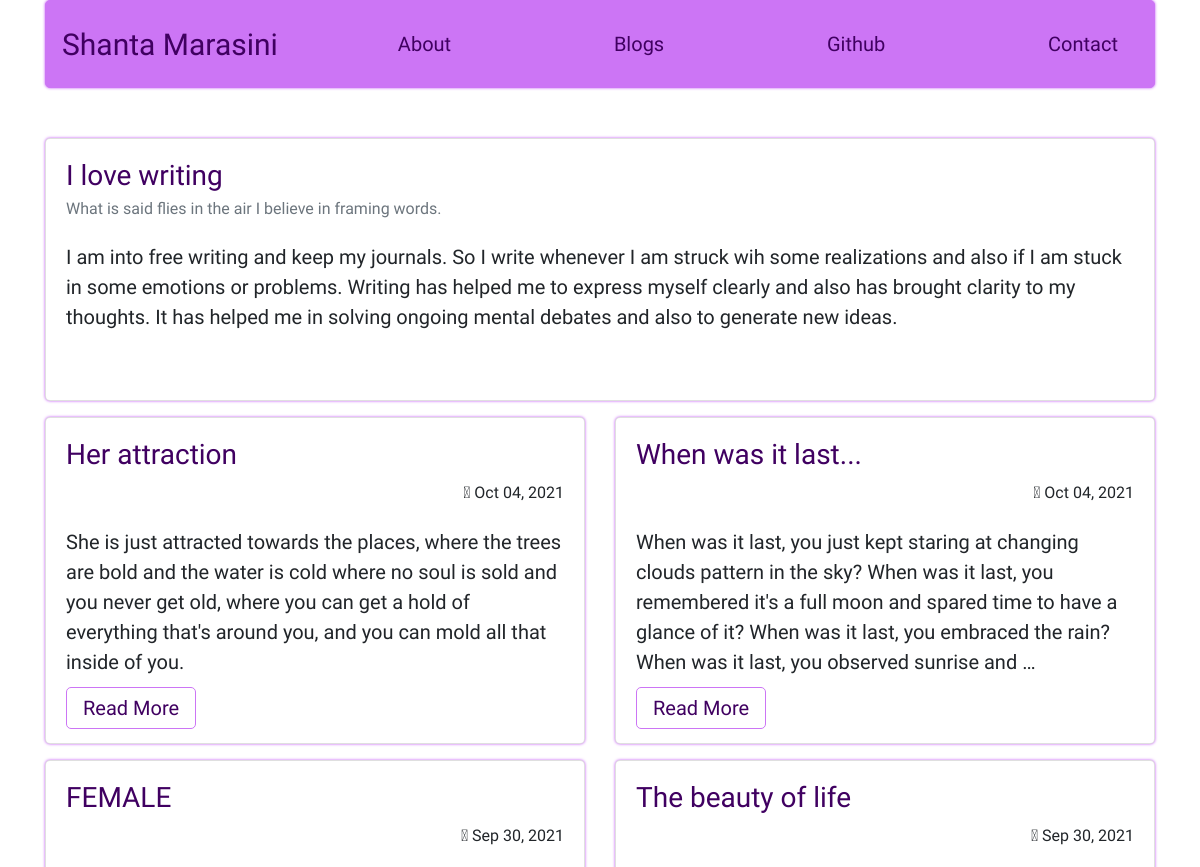
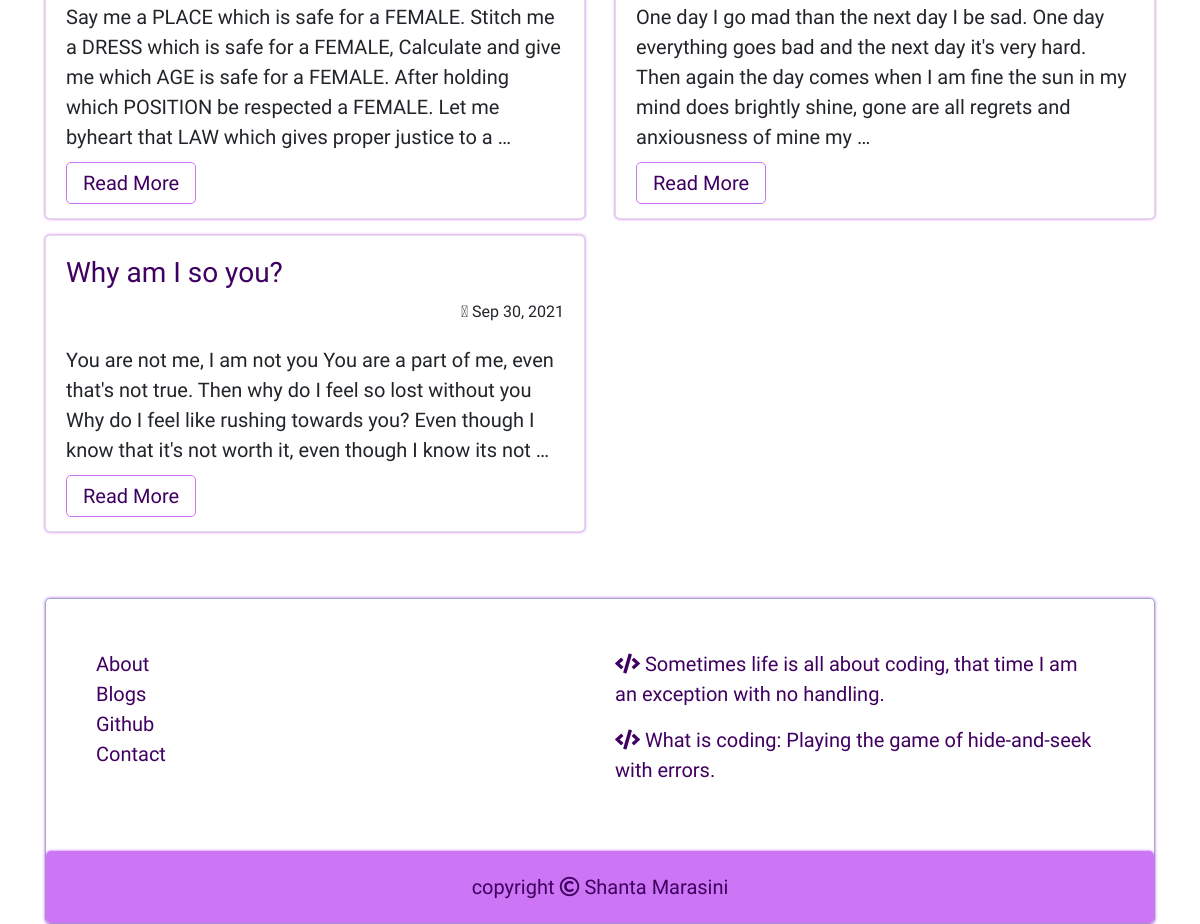
The app's page /blogs/ with its own data (2 pictures, top to bottom).
### blog/models.py (models this page shows, shortened)
class Post(models.Model):
    title = models.CharField(max_length=250)
    author = models.ForeignKey(User, on_delete=models.CASCADE)
    body = models.TextField()
    created = models.DateTimeField(auto_now_add=True)
    updated = models.DateTimeField(auto_now=True)
    objects = models.Manager()  # The default manager.
    class Meta:
        ordering = ('-created',)

### blog/views.py (the view)
# urls.py: path('blogs/', PostList.as_view(), name='posts'),
class PostList( ListView ):
    model = Post
    context_object_name = 'posts'

### blog/templates/blog/post_list.html (shortened to what this page needs)
{% extends 'base.html' %}
{% block main %}
<div class="card mb-3" >
    <div class="card-body">
        <h3 class="card-title"> I love writing </h3>
        <h6 class="card-subtitle mb-4 text-muted"> What is said flies in the air I believe in framing words.</h6>
        <p class="card-text mb-5">
            I am into free writing and keep my journals.
            So I write whenever I am struck wih some realizations and also if I am
            stuck in some emotions or problems.
            Writing has helped me to express myself clearly and also has brought clarity to my thoughts.
            It has helped me in solving ongoing mental debates and also to generate new ideas.
        </p>
    </div>
</div>
<div class="all-blogs">
        <div class="row">
            {% for post in posts %}
            <div class="col-md-6 mb-3">
                <div class="card">
                    <div class="card-body">
                        <h3 class="card-title">
                            <a href="{% url 'post_detail' post.id %}" class="card-title-link">{{ post.title }} </a>
                        </h3>
                        <h6 class="publish-date mb-4"> <i class="fal fa-calendar-day"></i> {{ post.created|date:"M d, Y" }}</h6>
                        <p class="card-text ">{{ post.body|truncatewords:50|linebreaks }}</p>
                        <a href="{% url 'post_detail' post.id %}" class="card-link">Read More</a>
                    </div>
                </div>
            </div>
            {% endfor %}
        </div>
    </div>
 {% endblock %}

### static/css/style.css (style rules this page uses)
body { font-family: 'Patrick Hand', cursive; font-size: 20px; }

### static/css/about.css (style rules this page uses)
.card { border-radius: 5px; box-shadow: 0px 0px 3px #C04FF5; }
.card-title { color: #400061; }
.card-link { color:#400061; border: 1px solid #CC75F5; padding:8px 16px; border-radius: 5px; }

### blog/static/blog/css/post_list.css (style rules this page uses)
.card-title-link { color: #400061; }
.publish-date { text-align: right; }

### records on screen
Post: title "Her attraction", created "Oct 04, 2021", body "She is just attracted towards the places, where the trees are bold and the water is cold where no soul is sold and you never get old, where you can get a hold of everything that's around you, and you can mold all that inside of you."
Post: title "When was it last...", created "Oct 04, 2021", body "When was it last, you just kept staring at changing clouds pattern in the sky? When was it last, you remembered it's a full moon and spared time to have a glance of it? When was it last, you embraced the rain? When was it last, you observed sunrise and …"
Post: title "FEMALE", created "Sep 30, 2021", body "Say me a PLACE which is safe for a FEMALE. Stitch me a DRESS which is safe for a FEMALE, Calculate and give me which AGE is safe for a FEMALE. After holding which POSITION be respected a FEMALE. Let me byheart that LAW which gives proper justice to a …"
Post: title "The beauty of life", created "Sep 30, 2021", body "One day I go mad than the next day I be sad. One day everything goes bad and the next day it's very hard. Then again the day comes when I am fine the sun in my mind does brightly shine, gone are all regrets and anxiousness of mine my …"
Post: title "Why am I so you?", created "Sep 30, 2021", body "You are not me, I am not you You are a part of me, even that's not true. Then why do I feel so lost without you Why do I feel like rushing towards you? Even though I know that it's not worth it, even though I know its not …"
